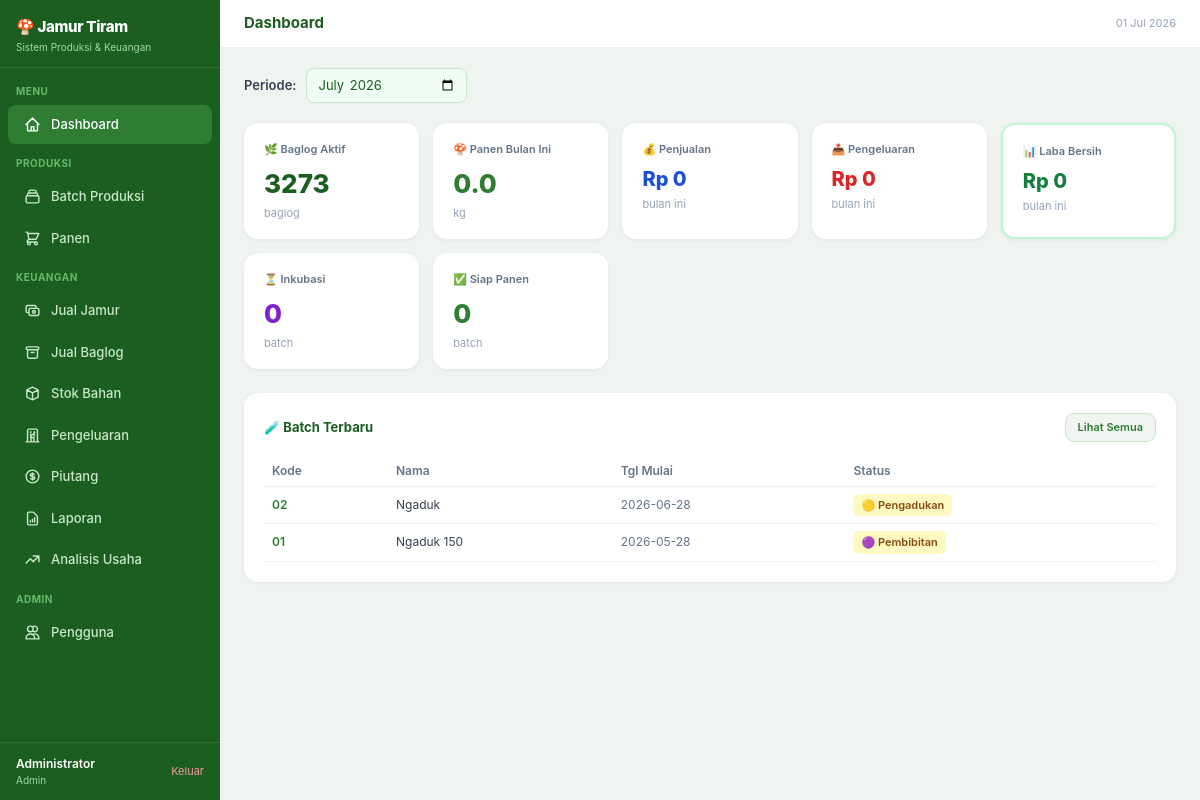
/ (signed in), run on the app's committed database.
### tables this page shows
CREATE TABLE batches (
    id              TEXT PRIMARY KEY,
    kode            TEXT NOT NULL UNIQUE,
    nama            TEXT NOT NULL DEFAULT '',
    tanggal_mulai   TEXT NOT NULL,
    status          TEXT NOT NULL DEFAULT 'pengadukan',
    -- pengadukan | fermentasi | pengisian | sterilisasi | inokulasi | inkubasi | panen | selesai
    catatan         TEXT DEFAULT '',
    created_at      INTEGER NOT NULL
);

### app.py (the view)
@app.get("/", response_class=HTMLResponse)
async def dashboard(request: Request, bulan: str = ""):
    user = require_login(request)
    now = datetime.now()
    if not bulan:
        bulan = now.strftime("%Y-%m")
    stats = db.get_dashboard_stats(bulan)
    batches = db.list_batches()
    panen_chart = db.get_panen_chart(now.strftime("%Y"))
    jual_chart  = db.get_penjualan_chart(now.strftime("%Y"))
    chart_bulan = [BULAN_NAMA[int(r["bulan"])] for r in panen_chart]
    chart_panen = [r["total"] for r in panen_chart]
    chart_jual  = []
    jual_map = {r["bulan"]: r["total"] for r in jual_chart}
    for r in panen_chart:
        chart_jual.append(jual_map.get(r["bulan"], 0))
    return tpl.TemplateResponse(request, "dashboard.html", _ctx(
        request, user=user, stats=stats, batches=batches[:5],
        bulan=bulan,
        chart_bulan=json.dumps(chart_bulan),
        chart_panen=json.dumps(chart_panen),
        chart_jual=json.dumps(chart_jual),
    ))

### templates/dashboard.html (shortened to what this page needs)
{% extends "base.html" %}
{% set active = "dashboard" %}
{% block topbar_title %}Dashboard{% endblock %}
{% block content %}
<div style="display:flex;align-items:center;gap:10px;margin-bottom:20px;flex-wrap:wrap;">
  <span style="font-size:13px;color:#374151;font-weight:600;">Periode:</span>
  <form method="get">
    <input type="month" name="bulan" value="{{ bulan }}"
      onchange="this.form.submit()"
      style="border:1.5px solid #c8e6c9;border-radius:8px;padding:6px 10px;font-size:13px;color:#1B5E20;background:#f0fdf4;outline:none;cursor:pointer;">
  </form>
</div>
<div style="display:grid;grid-template-columns:repeat(auto-fill,minmax(160px,1fr));gap:14px;margin-bottom:24px;">
  <div class="stat-card">
    <div style="font-size:11px;color:#64748b;font-weight:600;margin-bottom:6px;">🌿 Baglog Aktif</div>
    <div style="font-size:26px;font-weight:800;color:#1B5E20;">{{ stats.baglog_aktif }}</div>
    <div style="font-size:11px;color:#94a3b8;margin-top:2px;">baglog</div>
  </div>
  <div class="stat-card">
    <div style="font-size:11px;color:#64748b;font-weight:600;margin-bottom:6px;">🍄 Panen Bulan Ini</div>
    <div style="font-size:26px;font-weight:800;color:#2E7D32;">{{ "%.1f"|format(stats.panen_kg) }}</div>
    <div style="font-size:11px;color:#94a3b8;margin-top:2px;">kg</div>
  </div>
  <div class="stat-card">
    <div style="font-size:11px;color:#64748b;font-weight:600;margin-bottom:6px;">💰 Penjualan</div>
    <div style="font-size:20px;font-weight:800;color:#1d4ed8;">{{ stats.penjualan|rp }}</div>
    <div style="font-size:11px;color:#94a3b8;margin-top:2px;">bulan ini</div>
  </div>
  <div class="stat-card">
    <div style="font-size:11px;color:#64748b;font-weight:600;margin-bottom:6px;">📤 Pengeluaran</div>
    <div style="font-size:20px;font-weight:800;color:#dc2626;">{{ stats.pengeluaran|rp }}</div>
    <div style="font-size:11px;color:#94a3b8;margin-top:2px;">bulan ini</div>
  </div>
  <div class="stat-card" style="border:2px solid {% if stats.laba >= 0 %}#bbf7d0{% else %}#fecaca{% endif %};">
    <div style="font-size:11px;color:#64748b;font-weight:600;margin-bottom:6px;">📊 Laba Bersih</div>
    <div style="font-size:20px;font-weight:800;color:{% if stats.laba >= 0 %}#15803d{% else %}#dc2626{% endif %};">{{ stats.laba|rp }}</div>
    <div style="font-size:11px;color:#94a3b8;margin-top:2px;">bulan ini</div>
  </div>
  <div class="stat-card">
    <div style="font-size:11px;color:#64748b;font-weight:600;margin-bottom:6px;">⏳ Inkubasi</div>
    <div style="font-size:26px;font-weight:800;color:#7e22ce;">{{ stats.batch_inkubasi }}</div>
    <div style="font-size:11px;color:#94a3b8;margin-top:2px;">batch</div>
  </div>
  <div class="stat-card">
    <div style="font-size:11px;color:#64748b;font-weight:600;margin-bottom:6px;">✅ Siap Panen</div>
    <div style="font-size:26px;font-weight:800;color:#2E7D32;">{{ stats.batch_panen }}</div>
    <div style="font-size:11px;color:#94a3b8;margin-top:2px;">batch</div>
  </div>
</div>
<div class="card">
  <div style="display:flex;align-items:center;justify-content:space-between;margin-bottom:14px;">
    <div style="font-size:13px;font-weight:700;color:#1B5E20;">🧪 Batch Terbaru</div>
    <a href="/batch" class="btn-secondary" style="font-size:11px;padding:5px 12px;">Lihat Semua</a>
  </div>
  {% if batches %}
  <div style="overflow-x:auto;">
    <table style="width:100%;border-collapse:collapse;font-size:12px;">
      <thead>
        <tr style="border-bottom:1px solid #e7f3e8;">
          <th style="text-align:left;padding:6px 8px;color:#64748b;font-weight:600;">Kode</th>
          <th style="text-align:left;padding:6px 8px;color:#64748b;font-weight:600;">Nama</th>
          <th style="text-align:left;padding:6px 8px;color:#64748b;font-weight:600;">Tgl Mulai</th>
          <th style="text-align:left;padding:6px 8px;color:#64748b;font-weight:600;">Status</th>
        </tr>
      </thead>
      <tbody>
        {% for b in batches %}
        <tr style="border-bottom:1px solid #f0f4f0;">
          <td style="padding:7px 8px;"><a href="/batch/{{ b.id }}" style="color:#2E7D32;font-weight:600;text-decoration:none;">{{ b.kode }}</a></td>
          <td style="padding:7px 8px;color:#374151;">{{ b.nama or '-' }}</td>
          <td style="padding:7px 8px;color:#64748b;">{{ b.tanggal_mulai }}</td>
          <td style="padding:7px 8px;">
            {% set sl = status_label.get(b.status, ('⚪','Unknown')) %}
            <span class="badge badge-{% if b.status=='panen' %}green{% elif b.status=='inkubasi' %}purple{% elif b.status=='selesai' %}gray{% else %}yellow{% endif %}">
              {{ sl[0] }} {{ sl[1] }}
            </span>
          </td>
        </tr>
        {% endfor %}
      </tbody>
    </table>
  </div>
  {% else %}
  <p style="font-size:12px;color:#94a3b8;text-align:center;padding:20px 0;">Belum ada batch produksi</p>
  {% endif %}
</div>
{% endblock %}

### templates/base.html (style rules this page uses)
:root { --green: #2E7D32; --green-l: #81C784; --yellow: #FFC107; }
body { font-family: 'Inter', system-ui, sans-serif; background: #f0f4f0; }
.card { background: #fff; border-radius: 14px; padding: 20px; box-shadow: 0 1px 4px rgba(0,0,0,.06); }
.btn-secondary { display: inline-flex; align-items: center; gap: 6px; background: #f1f5f1; color: #2E7D32; font-size: 13px; font-weight: 600; padding: 8px 16px; border-radius: 9px; border: 1px solid #c8e6c9; cursor: pointer; text-decoration: none; transition: all .15s; }
.badge { display: inline-flex; align-items: center; gap: 4px; font-size: 11px; font-weight: 600; padding: 3px 8px; border-radius: 6px; }
.badge-yellow { background: #fef9c3; color: #854d0e; }
.stat-card { background: #fff; border-radius: 14px; padding: 18px 20px; box-shadow: 0 1px 4px rgba(0,0,0,.06); }

### data on the page
batches: kode "02", nama "Ngaduk", tanggal_mulai "2026-06-28", sl "🟡", status "Pengadukan"
batches: kode "01", nama "Ngaduk 150", tanggal_mulai "2026-05-28", sl "🟣", sl "Pembibitan"

### other printed values
{{ user.nama }} "Administrator"
{{ user.role|capitalize }} "Admin"
{{ now.strftime('%d %b %Y') }} "01 Jul 2026"
{{ stats.baglog_aktif }} "3273"
{{ "%.1f"|format(stats.panen_kg) }} "0.0"
{{ stats.penjualan|rp }} "Rp 0"
{{ stats.pengeluaran|rp }} "Rp 0"
{{ stats.laba|rp }} "Rp 0"
{{ stats.batch_inkubasi }} "0"
{{ stats.batch_panen }} "0"
